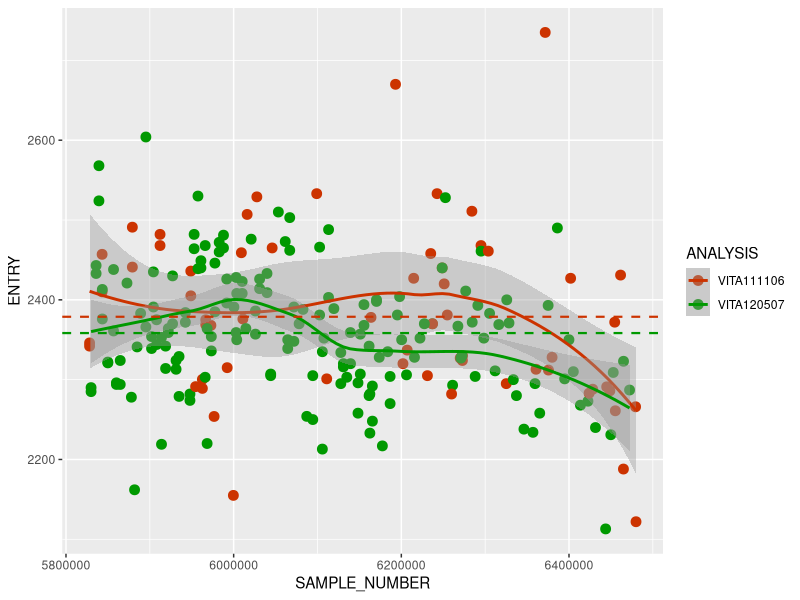

Reproduce this figure in R.
data1 <- read.csv("VITA11-12.csv", as.is = TRUE, header = TRUE)
library("ggplot2")

mean11 <- tapply(data1$ENTRY, data1$ANALYSIS, mean)

col1 <- "#CC3300"
col2 <- "#009900"

ggplot(data1, aes(x = SAMPLE_NUMBER, y = ENTRY, colour = ANALYSIS)) +
  geom_point(size = 3) + 
  stat_smooth(method = loess, se = TRUE, lwd=1) +
  scale_colour_manual(values = c(col1, col2)) +
  geom_hline(yintercept = mean11[[1]], colour=col1, lwd = 0.75, linetype=2) +
  geom_hline(yintercept = mean11[[2]], colour=col2, lwd = 0.75,linetype=2)

